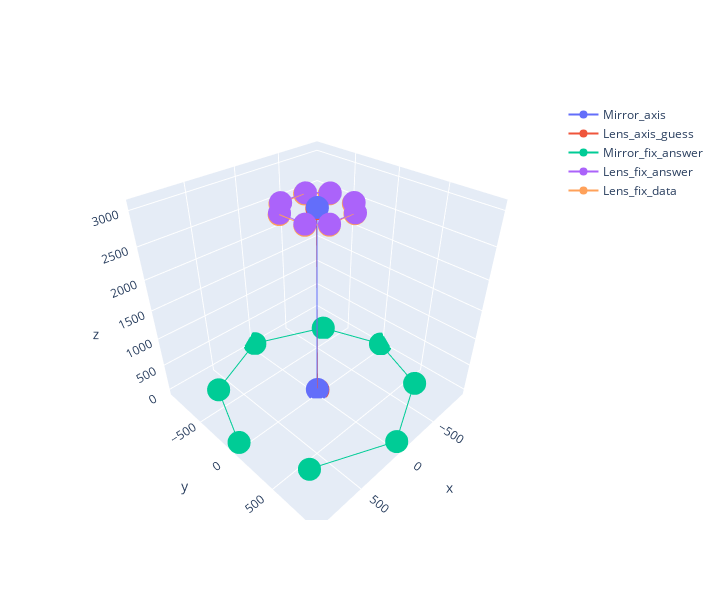
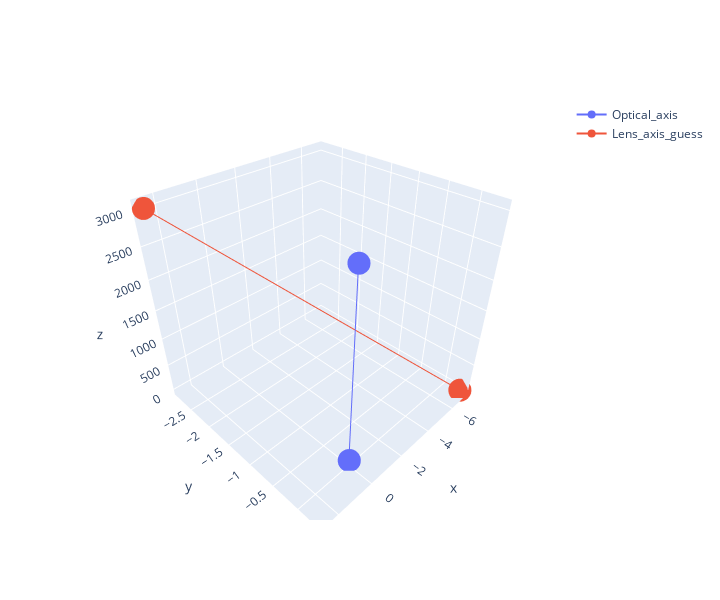

Notebook cell for these charts, in order:
### Code cell
Set1 = Setting(mirror_answer,lens_answer,m1,l1)
Set1.print_result();
Set1.plot_result(save=True)
Set1.plot_axis(save=True)

### Figure 1 — Plotly figure (JSON) as saved in the notebook; plotly's stock layout.template omitted (floating-point values rounded to 4 significant figures)
{"data": [{"name": "Mirror_axis", "type": "scatter3d", "x": [0, 0], "y": [0, 0], "z": [0, 3043.0]}, {"name": "Lens_axis_guess", "type": "scatter3d", "x": [-7.044, 2.658], "y": [0.3239, -2.884], "z": [-14.43, 3029.0]}, {"name": "Mirror_fix_answer", "type": "scatter3d", "x": [940.9, 687.1, 1.006, -709.0, -940.0, -703.9, -13.5, 709.1], "y": [0, -642.2, -939.9, -616.9, 8.565, 624.0, 941.1, 619.0], "z": [41.74, 42.34, 42.06, 41.81, 41.98, 42.32, 41.76, 42.24]}, {"name": "Lens_fix_answer", "type": "scatter3d", "x": [-267.4, -130.7, 133.6, 267.7, 260.9, 139.1, -128.5, -263.1], "y": [-123.9, -264.1, -262.7, -123.2, 137.1, 259.8, 265.1, 132.5], "z": [3045.0, 3044.0, 3042.0, 3043.0, 3042.0, 3042.0, 3044.0, 3043.0]}, {"name": "Lens_fix_data", "type": "scatter3d", "x": [-263.4, -125.3, 139.0, 271.5, 262.1, 139.1, -128.5, -261.7], "y": [-129.4, -268.2, -264.1, -123.4, 136.8, 258.2, 260.8, 127.0], "z": [3031.0, 3030.0, 3027.0, 3027.0, 3027.0, 3027.0, 3031.0, 3030.0]}], "layout": {"height": 600, "scene": {"aspectmode": "cube"}, "showlegend": true, "width": 720}}

### Figure 2 — Plotly figure (JSON) as saved in the notebook; plotly's stock layout.template omitted (floating-point values rounded to 4 significant figures)
{"data": [{"name": "Optical_axis", "type": "scatter3d", "x": [0, 0], "y": [0, 0], "z": [0, 3043.0]}, {"name": "Lens_axis_guess", "type": "scatter3d", "x": [2.658, -7.044], "y": [-2.884, 0.3239], "z": [3029.0, -14.43]}], "layout": {"height": 600, "scene": {"aspectmode": "cube"}, "showlegend": true, "width": 720}}
